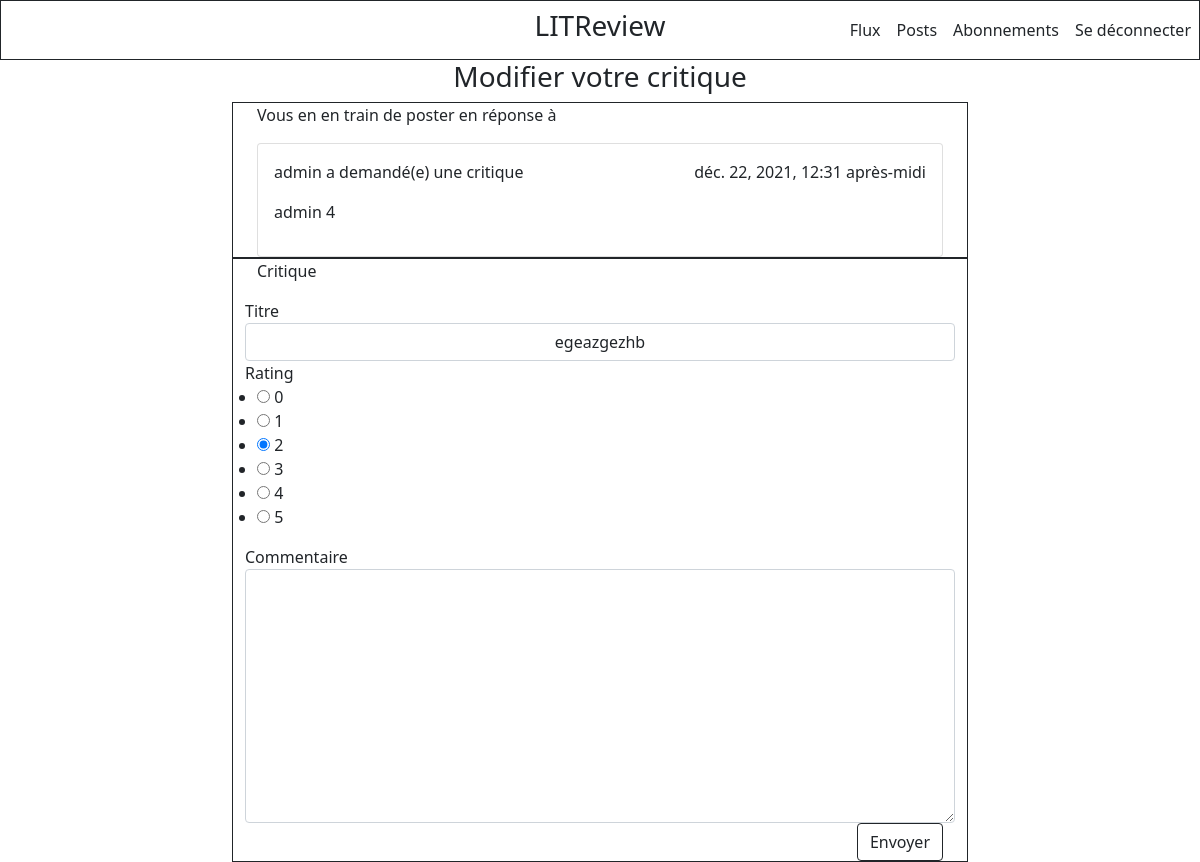
The page /review/11/ (signed in) on the database as committed earlier.
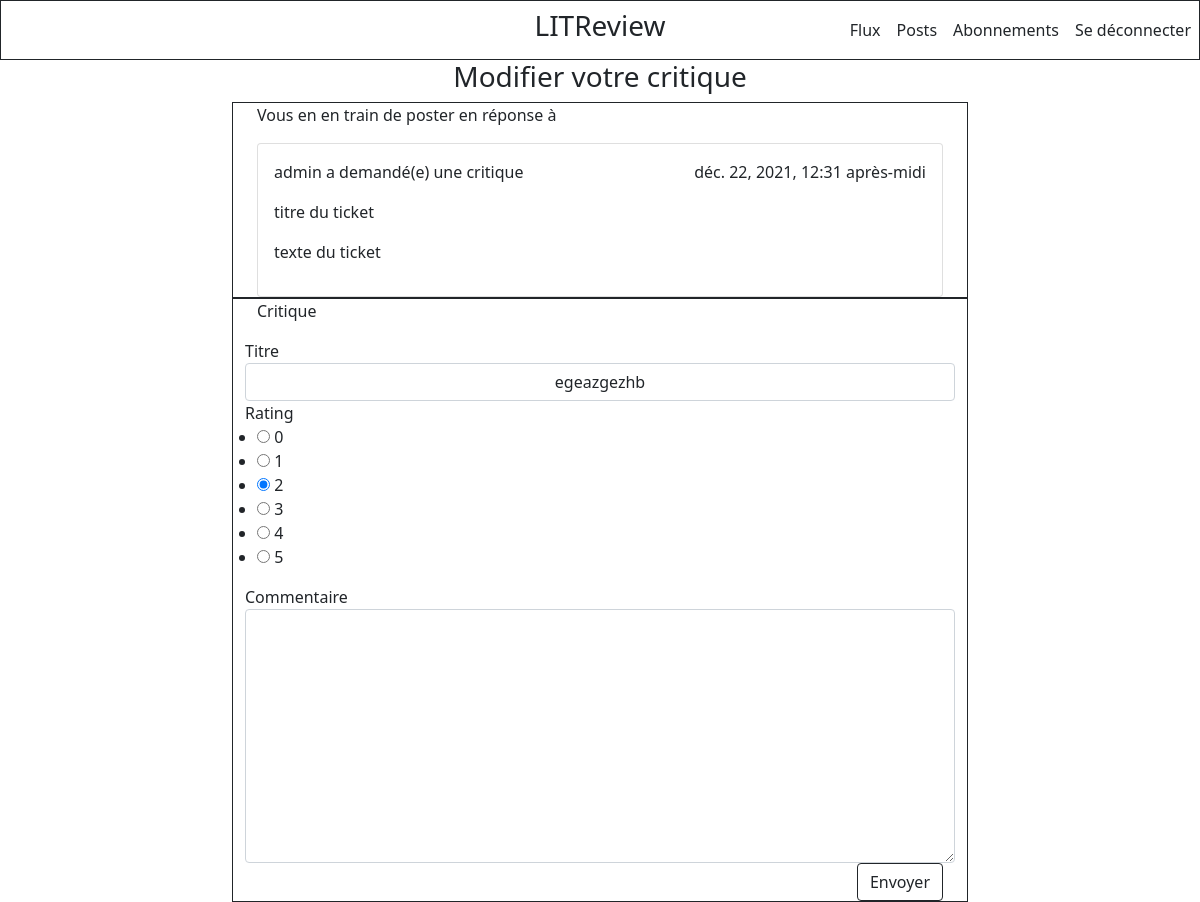
The same page on the database as committed later.
### content/models.py (models this page shows, shortened)
class Ticket(models.Model):
    title = models.CharField(max_length=128)
    description = models.TextField(max_length=2048, blank=True)
    user = models.ForeignKey(to=settings.AUTH_USER_MODEL, on_delete=models.CASCADE)
    time_created = models.DateTimeField(auto_now_add=True)

### accounts/models.py (models this page shows)
class User(AbstractUser):
    class Meta:
        abstract = False

### content/views.py (the view)
# urls.py: path("review/<int:review_id>/", views.review_update, name="review_update"),
@login_required
def review_update(request, review_id):
    review = Review.objects.get(id=review_id)
    ticket = Ticket.objects.get(id=review.ticket_id)
    if request.method == "POST":
        form = ReviewForm(request.POST, instance=review)
        if form.is_valid():
            form.save()
            return redirect("content:posts")
    else:
        form = ReviewForm(instance=review)
    context = {
        "ticket": ticket,
        "form": form,
    }
    return render(request, "content/review_update.html", context)

### content/forms.py
class ReviewForm(forms.ModelForm):
    headline = forms.CharField(
        label="Titre",
        widget=forms.TextInput(
            attrs={
                "class": "form-control",
            }
        ),
    )
    rating = forms.ChoiceField(
        choices=[(i, i) for i in range(0, 6)], widget=forms.RadioSelect()
    )
    body = forms.CharField(
        label="Commentaire",
        widget=forms.Textarea(
            attrs={
                "class": "form-control",
            }
        ),
        required=False,
    )
    class Meta:
        model = Review
        fields = ["headline", "rating", "body"]

### content/Templates/content/review_update.html (shortened to what this page needs)
{% extends 'base.html' %}
{% block content_box_3 %}
<div class="box_3">
     <div class="container">
         <div class="row">
             <div class="col-md-8 mx-auto">
                <form method="post", action="">
                   <h3 class="mx-auto" style="width: 400px;">
                       Modifier votre critique
                   </h3>
                    <div class="container border border-dark">
                        <p>Vous en en train de poster en réponse à</p>
                         <div class="card">
              <div class="card-body">
                <p class="card-text">{{ ticket.user }} a demandé(e) une critique <span style="float:right;">{{ ticket.time_created }}</span></p>
                <p class="card-text">{{ ticket.title }}</p>
                <p class="card-text">{{ ticket.description }}</p>
              </div>
            </div>
                    </div>
                    <div class="container border border-dark">
                        <p>Critique</p>
                        <div class="row">
                            {{ form.headline.label }}
                            {{ form.headline }}
                            {{ form.rating.label }}
                            {{ form.rating }}
                            {{ form.body.label }}
                            {{ form.body }}
                        </div>
                        <div class="d-grid gap-2 d-md-flex justify-content-md-end">
                            <input type="submit" class="btn btn-outline-dark" value="Envoyer">
                        </div>
                    </div>
                </form>
             </div>
         </div>
     </div>
</div>
{% endblock content_box_3 %}

Rows that differ between the two databases and show on the page:
changed Ticket "admin": title "admin 4" → "titre du ticket"; description (not shown) → "texte du ticket"
